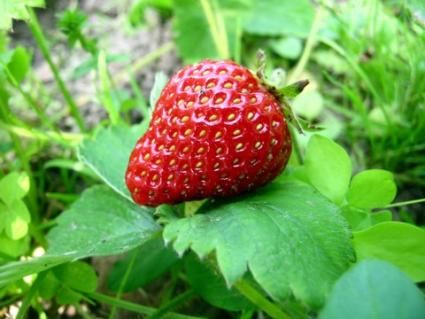
#> input picture input images/2.png, 425 x 319 px, given in place of the camera
$ python demo_strawberry_video.py   (older library calls are emulated)
#> lines starting #> are read from the running program, lines starting #| are printed output that depends on the picture; after the words box and inside, x2 and y2 are one past the last pixel; in counts of white or black regions, pixels touching at a corner belong together
#> in main, img is the input picture: shape (319, 425, 3); mean B, G, R 81.8, 159.3, 115.1
from __future__ import division
import cv2
import numpy as np

green = (0, 255, 0)


def overlay_mask(mask, image):
    rgb_mask = cv2.cvtColor(mask, cv2.COLOR_GRAY2RGB)
    img = cv2.addWeighted(rgb_mask, 0.5, image, 0.5, 0)
    return img


def find_biggest_contour(image):

    # Copy
    image = image.copy()
    contours, hierarchy = cv2.findContours(image, cv2.RETR_LIST, cv2.CHAIN_APPROX_SIMPLE)

    # Isolate largest contour
    contour_sizes = [(cv2.contourArea(contour), contour) for contour in contours]

    if not contour_sizes:
        return None, image

    biggest_contour = max(contour_sizes, key=lambda x: x[0])[1]

    mask = np.zeros(image.shape, np.uint8)
    cv2.drawContours(mask, [biggest_contour], -1, 255, -1)
    return biggest_contour, mask


def circle_contour(image, contour):

    if contour is None:
        return image

    # Bounding ellipse
    image_with_ellipse = image.copy()
    ellipse = cv2.fitEllipse(contour)
    cv2.ellipse(image_with_ellipse, ellipse, green, 2, cv2.CV_AA)
    return image_with_ellipse


def process(image):

    image = cv2.resize(image, None, fx=1/2, fy=1/2)
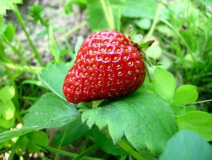
#> image: shape (160, 212, 3); mean of channels 0, 1, 2 81.9, 159.4, 115.2; drawn as B, G, R

    image = cv2.cvtColor(image, cv2.COLOR_BGR2RGB)

    # Blur
    image_blur = cv2.GaussianBlur(image, (7, 7), 0)
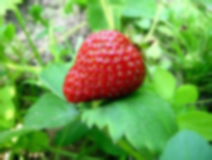
#> image_blur: shape (160, 212, 3); mean R, G, B 115.2, 159.4, 81.9
    image_blur_hsv = cv2.cvtColor(image_blur, cv2.COLOR_RGB2HSV)
#> image_blur_hsv: shape (160, 212, 3); mean H, S, V 53.3, 150.3, 174.4

    # Filter by colour
    # 0-10 hue
    min_red = np.array([0, 100, 80])
    max_red = np.array([10, 256, 256])
    mask1 = cv2.inRange(image_blur_hsv, min_red, max_red)
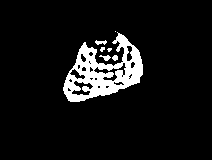
#> mask1: shape (160, 212); 7.8% white; 7 white regions (3 under 20 px), largest, box (x1, y1, x2, y2) and area: (63, 32, 143, 102) 2510, (95, 40, 107, 45) 38, (99, 55, 111, 61) 37, (112, 55, 118, 61) 27

    # 170-180 hue
    min_red2 = np.array([170, 100, 80])
    max_red2 = np.array([180, 256, 256])
    mask2 = cv2.inRange(image_blur_hsv, min_red2, max_red2)
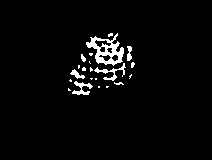
#> mask2: shape (160, 212); 3.2% white; 21 white regions (15 under 20 px), largest, box (x1, y1, x2, y2) and area: (86, 33, 124, 66) 528, (94, 63, 126, 81) 150, (72, 81, 93, 95) 132, (70, 69, 85, 79) 64, (127, 46, 132, 61) 56, (81, 54, 86, 62) 26

    # Combine masks
    mask = mask1 + mask2
#> mask: shape (160, 212); 11% white; 3 white regions (2 under 20 px), largest, box (x1, y1, x2, y2) and area: (63, 32, 143, 102) 3717

    # Clean up
    kernel = cv2.getStructuringElement(cv2.MORPH_ELLIPSE, (15, 15))
    mask_closed = cv2.morphologyEx(mask, cv2.MORPH_CLOSE, kernel)
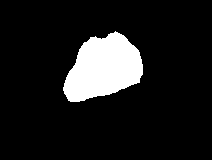
#> mask_closed: shape (160, 212); 11.3% white; 1 white region, box (x1, y1, x2, y2) and area: (63, 31, 143, 102) 3825
    mask_clean = cv2.morphologyEx(mask_closed, cv2.MORPH_OPEN, kernel)
#> mask_clean: shape (160, 212); 11.2% white; 1 white region

    # Find biggest strawberry
    big_strawberry_contour, mask_strawberries = find_biggest_contour(mask_clean)
#> in find_biggest_contour, `contours, hierarchy = cv2.findContours(image, cv2.RETR_LIST, cv2.CHAIN..`: contours = 1 contour; box (x1, y1, x2, y2) and area: (64, 32, 143, 102) 3690
#> in find_biggest_contour, `contour_sizes = [(cv2.contourArea(contour), contour) for contour in co..`: contour_sizes = 1 item
#> in find_biggest_contour, `biggest_contour = max(contour_sizes, key=lambda x: x[0])[1]`: biggest_contour = contour of 115 points, box (x1, y1, x2, y2) (64, 32, 143, 102), area 3690
#> big_strawberry_contour has the same summary as biggest_contour in find_biggest_contour

    # Overlay cleaned mask on image
    overlay = overlay_mask(mask_clean, image)
#> in overlay_mask, `rgb_mask = cv2.cvtColor(mask, cv2.COLOR_GRAY2RGB)`: rgb_mask: shape (160, 212, 3); 11.2% white; 1 white region, box (x1, y1, x2, y2) and area: (64, 32, 143, 102) 3797
#> in overlay_mask, `img = cv2.addWeighted(rgb_mask, 0.5, image, 0.5, 0)`:
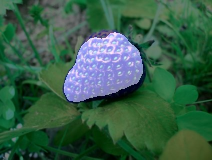
#> img: shape (160, 212, 3); mean B, G, R 71.9, 94, 55.2

    # Circle biggest strawberry
    circled = circle_contour(overlay, big_strawberry_contour)
#> in circle_contour, `ellipse = cv2.fitEllipse(contour)`: ellipse = ((104.1, 67.45), (58.01, 86.06), 58.84)
#> in circle_contour, `cv2.ellipse(image_with_ellipse, ellipse, green, 2, cv2.CV_AA)`:
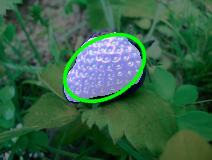
#> image_with_ellipse: shape (160, 212, 3); 3.45% of pixels changed, all inside (x1, y1, x2, y2) = (62, 32, 148, 104)

    # Finally convert back to BGR to display
    bgr = cv2.cvtColor(circled, cv2.COLOR_RGB2BGR)

    return bgr


def main():

    # Load video
    video = cv2.VideoCapture(0)

    cv2.namedWindow("Video")

    if not video.isOpened():
        raise RuntimeError('Video not open')

    while True:
        f, img = video.read()

        result = process(img)

        cv2.imshow('Video', result)

        # Wait for 1ms
        key = cv2.waitKey(1) & 0xFF
#> (key Esc is pressed here)

        # Press escape to exit
        if key == 27:
            return

        # Reached end of video
        if not f:
            return

if __name__ == '__main__':
    main()

$ run again, on input images/3.png
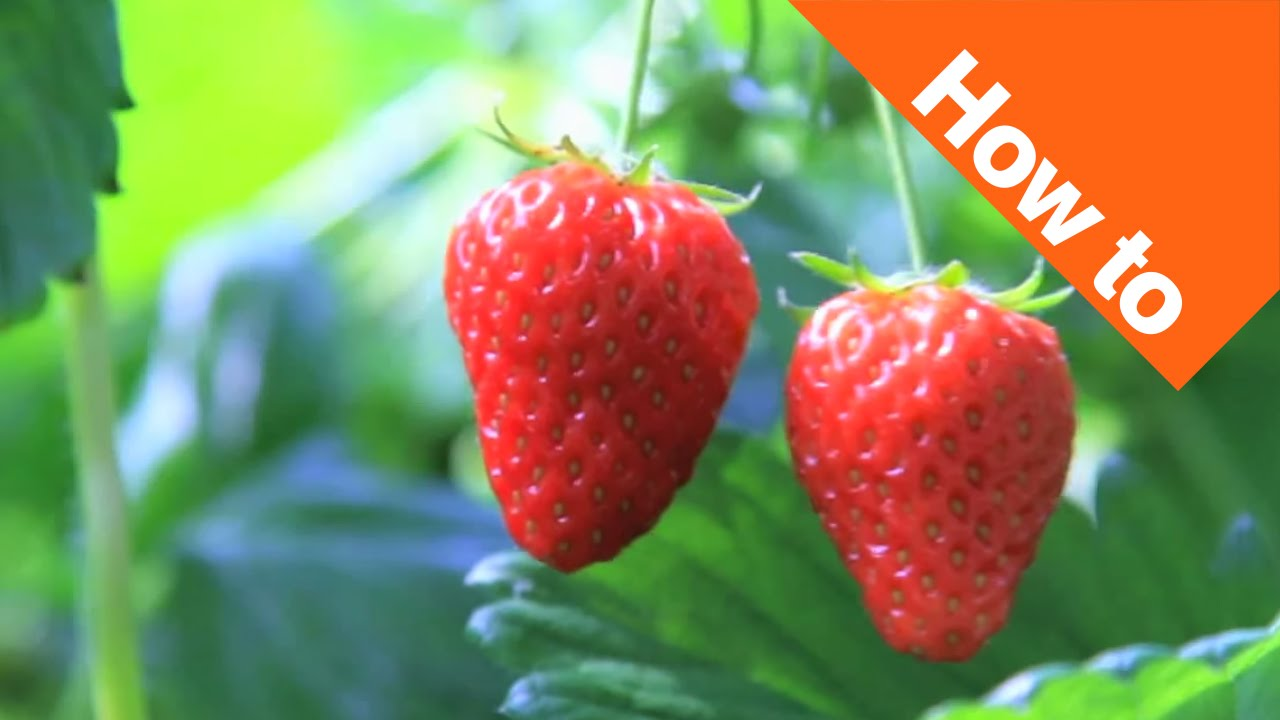
#> input picture input images/3.png, 1280 x 720 px, given in place of the camera
#> in main, img is the input picture: shape (720, 1280, 3); mean B, G, R 91.6, 138.8, 135.4
#> image_blur_hsv: shape (360, 640, 3); mean H, S, V 54.4, 144.9, 180.4
#> in process, `mask1 = cv2.inRange(image_blur_hsv, min_red, max_red)`:
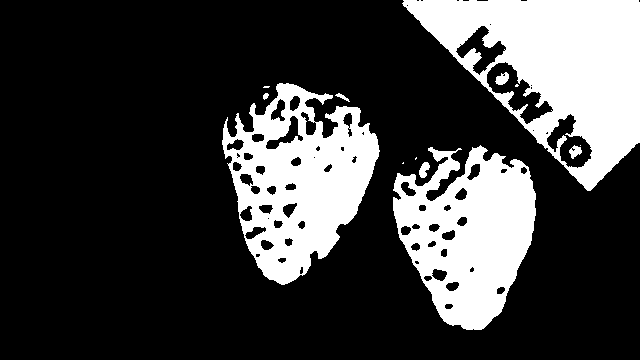
#> mask1: shape (360, 640); 24.9% white; 13 white regions (5 under 20 px), largest, box (x1, y1, x2, y2) and area: (402, 0, 640, 191) 23022, (222, 83, 380, 285) 17352, (393, 145, 536, 330) 16548
#> mask2: shape (360, 640); 2.3% white; 78 white regions (20 under 20 px), largest, box (x1, y1, x2, y2) and area: (301, 95, 354, 138) 760, (227, 101, 270, 137) 412, (266, 116, 303, 149) 383
#> mask_closed: shape (360, 640); 29.5% white; 3 white regions, box (x1, y1, x2, y2) and area: (402, 0, 640, 191) 26860, (222, 83, 380, 285) 21813, (393, 145, 536, 330) 19256
#> mask_clean: shape (360, 640); 29.4% white; 3 white regions
#> contours = 3 contours; box (x1, y1, x2, y2) and area: (403, 0, 640, 189) 26512, (222, 83, 379, 285) 21506, (393, 146, 536, 330) 18930
#> contour_sizes = 3 items
#> biggest_contour = contour of 71 points, box (x1, y1, x2, y2) (403, 0, 640, 189), area 26512
#> big_strawberry_contour has the same summary as biggest_contour in find_biggest_contour
#> rgb_mask: shape (360, 640, 3); 29.4% white; 3 white regions, box (x1, y1, x2, y2) and area: (403, 0, 640, 189) 26831, (222, 83, 379, 285) 21765, (393, 146, 536, 330) 19174
#> img: shape (360, 640, 3)
#> ellipse = ((641.8, 266.1), (72.6, 179.2), 0)
#> in circle_contour, `cv2.ellipse(image_with_ellipse, ellipse, green, 2, cv2.CV_AA)`:
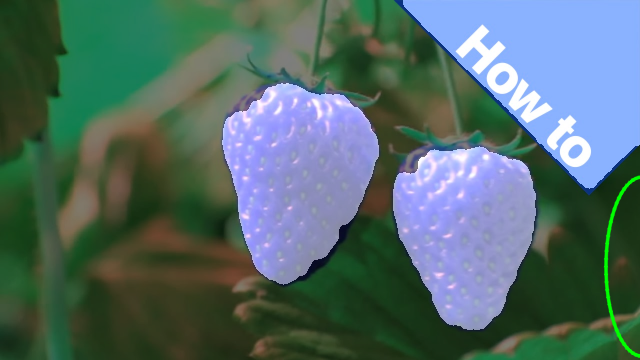
#> image_with_ellipse: shape (360, 640, 3); mean B, G, R 105.1, 107.6, 83.3

$ run again, on input images/4.png
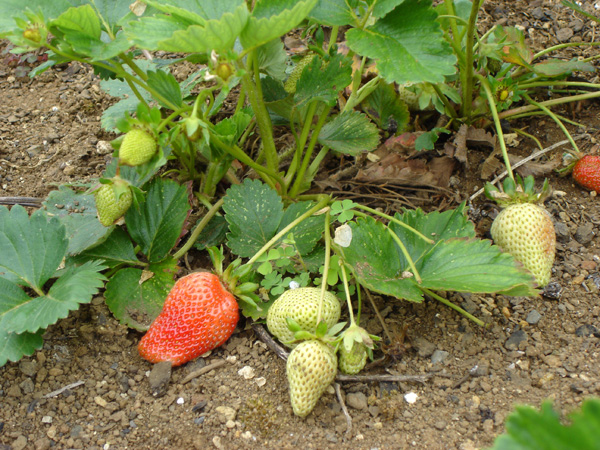
#> input picture input images/4.png, 600 x 450 px, given in place of the camera
#> in main, img is the input picture: shape (450, 600, 3); mean B, G, R 69.7, 124.5, 119.4
#> image_blur_hsv: shape (225, 300, 3); mean H, S, V 31.5, 126.2, 134.5
#> in process, `mask1 = cv2.inRange(image_blur_hsv, min_red, max_red)`:
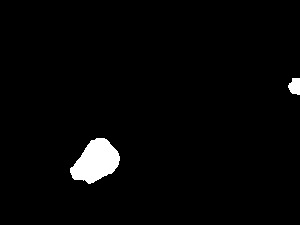
#> mask1: shape (225, 300); 2.4% white; 2 white regions, box (x1, y1, x2, y2) and area: (70, 138, 120, 184) 1473, (288, 78, 300, 95) 161
#> mask2: shape (225, 300); every value is 0
#> mask_closed: shape (225, 300); 2.4% white; 2 white regions, box (x1, y1, x2, y2) and area: (70, 138, 120, 184) 1477, (288, 78, 300, 95) 164
#> mask_clean: shape (225, 300); 2.4% white; 2 white regions
#> contours = 2 contours; box (x1, y1, x2, y2) and area: (71, 138, 120, 183) 1386, (289, 78, 300, 95) 127
#> contour_sizes = 2 items
#> biggest_contour = contour of 63 points, box (x1, y1, x2, y2) (71, 138, 120, 183), area 1386
#> mask: shape (225, 300); 2.1% white; 1 white region, box (x1, y1, x2, y2) and area: (71, 138, 120, 183) 1449
#> big_strawberry_contour has the same summary as biggest_contour in find_biggest_contour
#> rgb_mask: shape (225, 300, 3); 2.4% white; 2 white regions, box (x1, y1, x2, y2) and area: (71, 138, 120, 183) 1449, (289, 78, 300, 95) 149
#> img: shape (225, 300, 3)
#> ellipse = ((96.44, 160.4), (34.89, 53.39), 51.84)
#> in circle_contour, `cv2.ellipse(image_with_ellipse, ellipse, green, 2, cv2.CV_AA)`:
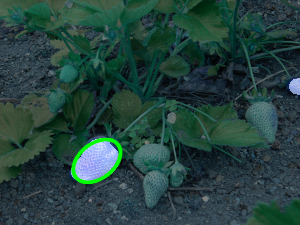
#> image_with_ellipse: shape (225, 300, 3); mean B, G, R 61.7, 66.4, 37.2

$ run again, on input images/7.png
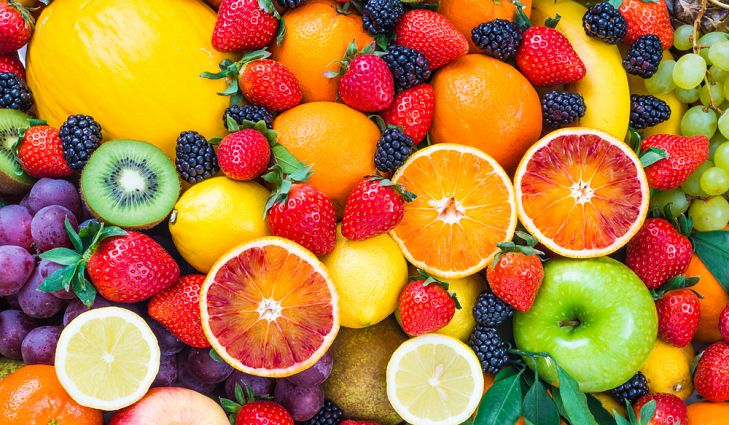
#> input picture input images/7.png, 729 x 425 px, given in place of the camera
#> in main, img is the input picture: shape (425, 729, 3); mean B, G, R 61.2, 124, 182.7
#> image_blur_hsv: shape (212, 364, 3); mean H, S, V 53, 176.1, 191.1
#> mask1: shape (212, 364); 13.5% white; 62 white regions (33 under 20 px), largest, box (x1, y1, x2, y2) and area: (102, 123, 167, 186) 1318, (260, 67, 322, 125) 1106, (191, 3, 256, 73) 844
#> mask2: shape (212, 364); 10.7% white; 69 white regions (32 under 20 px), largest, box (x1, y1, x2, y2) and area: (48, 116, 98, 159) 1171, (170, 27, 214, 65) 840, (314, 111, 346, 143) 594
#> mask_closed: shape (212, 364); 28.1% white; 17 white regions (5 under 20 px), largest, box (x1, y1, x2, y2) and area: (104, 0, 364, 212) 11677, (43, 76, 203, 212) 6677, (200, 140, 228, 168) 608
#> mask_clean: shape (212, 364); 25.1% white; 16 white regions
#> contours = 16 contours; largest, box (x1, y1, x2, y2) and area: (44, 115, 167, 191) 3808, (299, 67, 364, 202) 3806, (134, 87, 203, 127) 1698, (106, 0, 153, 59) 1552, (164, 26, 219, 71) 1370
#> contour_sizes = 16 items
#> biggest_contour = contour of 157 points, box (x1, y1, x2, y2) (44, 115, 167, 191), area 3808
#> big_strawberry_contour has the same summary as biggest_contour in find_biggest_contour
#> rgb_mask: shape (212, 364, 3); 25.1% white; 16 white regions, largest, box (x1, y1, x2, y2) and area: (299, 67, 364, 202) 3983, (44, 115, 167, 191) 3967, (134, 87, 203, 127) 1777
#> img: shape (212, 364, 3)
#> ellipse = ((103.9, 152.7), (43.64, 134.9), 115.1)
#> in circle_contour, `cv2.ellipse(image_with_ellipse, ellipse, green, 2, cv2.CV_AA)`:
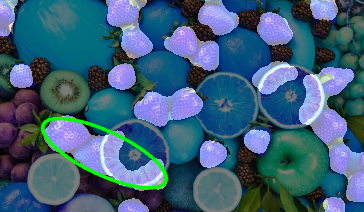
#> image_with_ellipse: shape (212, 364, 3); mean B, G, R 121.5, 96, 61.3
